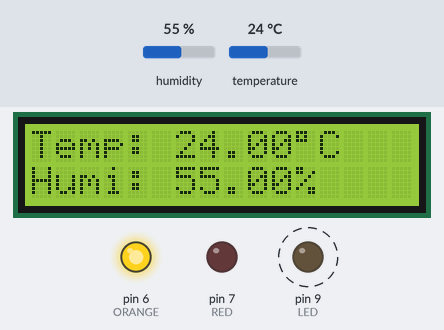
A sketch run on a simulated Arduino Uno, built with avr-gcc and run on an emulated ATmega328P. Parts: 16×2 character LCD, output pins drawn as LEDs (lit = HIGH). Dashed ring = blinking. Inputs (shaded band) come from the test bench; at power-on: temperature 24 °C, humidity 55 %.

Above: at 1.6 s.
1.7 s: temperature set to 21 °C
At 3.6 s:
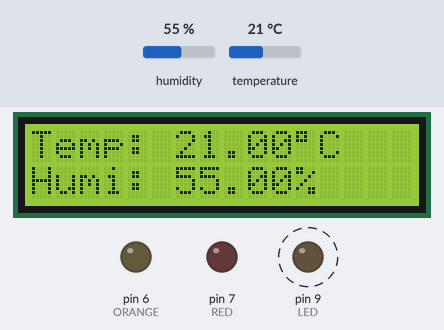
5.6 s: temperature set to 28 °C
At 8.0 s:
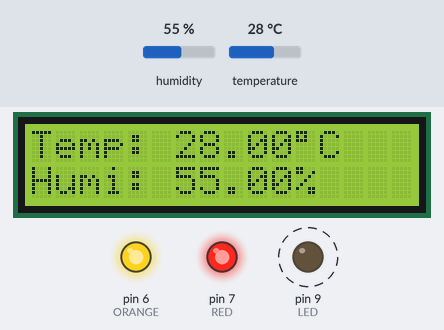
9.7 s: humidity set to 22 %
At 12.6 s:
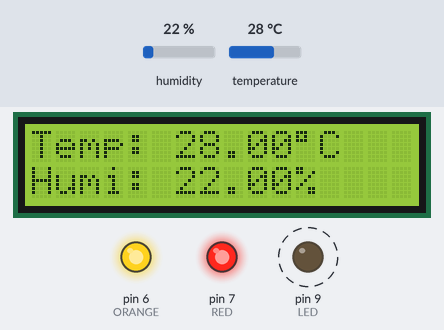
12.7 s: humidity set to 40 %
At 14.1 s:
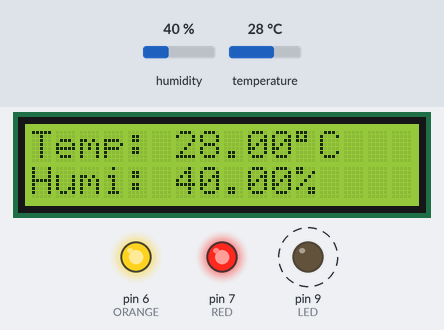
Timing chart, 0 to 16.6 s (numbered marks = the images above; inputs shaded):
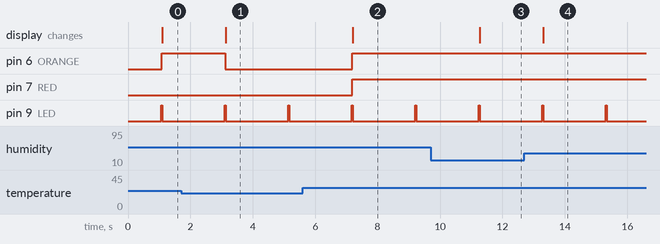

The sketch:

Thermometer.ino
```cpp
// Example testing sketch for various DHT humidity/temperature sensors
// Written by ladyada, public domain

// REQUIRES the following Arduino libraries:
// - DHT Sensor Library: https://github.com/adafruit/DHT-sensor-library
// - Adafruit Unified Sensor Lib: https://github.com/adafruit/Adafruit_Sensor

#include "DHT.h"
#include "LiquidCrystal.h"

#define DHTPIN 2     // Digital pin connected to the DHT sensor
// Feather HUZZAH ESP8266 note: use pins 3, 4, 5, 12, 13 or 14 --
// Pin 15 can work but DHT must be disconnected during program upload.

// Uncomment whatever type you're using!
#define DHTTYPE DHT11   // DHT 11
//#define DHTTYPE DHT22   // DHT 22  (AM2302), AM2321
//#define DHTTYPE DHT21   // DHT 21 (AM2301)

// Connect pin 1 (on the left) of the sensor to +5V
// NOTE: If using a board with 3.3V logic like an Arduino Due connect pin 1
// to 3.3V instead of 5V!
// Connect pin 2 of the sensor to whatever your DHTPIN is
// Connect pin 3 (on the right) of the sensor to GROUND (if your sensor has 3 pins)
// Connect pin 4 (on the right) of the sensor to GROUND and leave the pin 3 EMPTY (if your sensor has 4 pins)
// Connect a 10K resistor from pin 2 (data) to pin 1 (power) of the sensor

// Initialize DHT sensor.
// Note that older versions of this library took an optional third parameter to
// tweak the timings for faster processors.  This parameter is no longer needed
// as the current DHT reading algorithm adjusts itself to work on faster procs.
DHT dht(DHTPIN, DHTTYPE);
LiquidCrystal lcd(3, 4, 10, 11, 12, 13);

#define LED 9
#define RED 7
#define ORANGE 6

void setup() {
  lcd.begin(16, 2);
  lcd.setCursor(0, 0);
  Serial.println(F("DHTxx test!"));

  pinMode(LED, OUTPUT);
  pinMode(RED, OUTPUT);
  pinMode(ORANGE, OUTPUT);

  dht.begin();
  Serial.begin(9600);
}

void loop() {
  digitalWrite(LED, LOW);
  delay(1000);
  digitalWrite(LED, HIGH);

  float h = dht.readHumidity();
  float t = dht.readTemperature();

  if(t >= 23){
      digitalWrite(ORANGE, HIGH);
  }else{
      digitalWrite(ORANGE, LOW);
  }

  if(t >= 25){
      digitalWrite(RED, HIGH);
  }else{
      digitalWrite(RED, LOW);
  }

  lcd.clear();
  lcd.print("Temp: ");
  lcd.print(t);
  lcd.print(char(223));
  lcd.print("C");
  lcd.setCursor(0,1);
  lcd.print("Humi: ");
  lcd.print(h);
  lcd.print("%");
}
```

Measured:
- the behaviour switches between 23 and 22 °C on temperature (found by bisection; images 0 and 1)
- after the input at 1.7 s, pin 6 (ORANGE): HIGH → LOW after 1.4 s; the display: changes after 1.4 s (image 1)
- after the input at 5.6 s, pin 6 (ORANGE), pin 7 (RED): LOW → HIGH after 1.6 s; the display: changes after 1.6 s (image 2)
- after the input at 9.7 s, the display: changes after 1.6 s (image 3)
- after the input at 12.7 s, the display: changes after 0.61 s (image 4)
- by itself, pin 9 (LED): alternates HIGH for 0.03 s and LOW for 2.0 s
